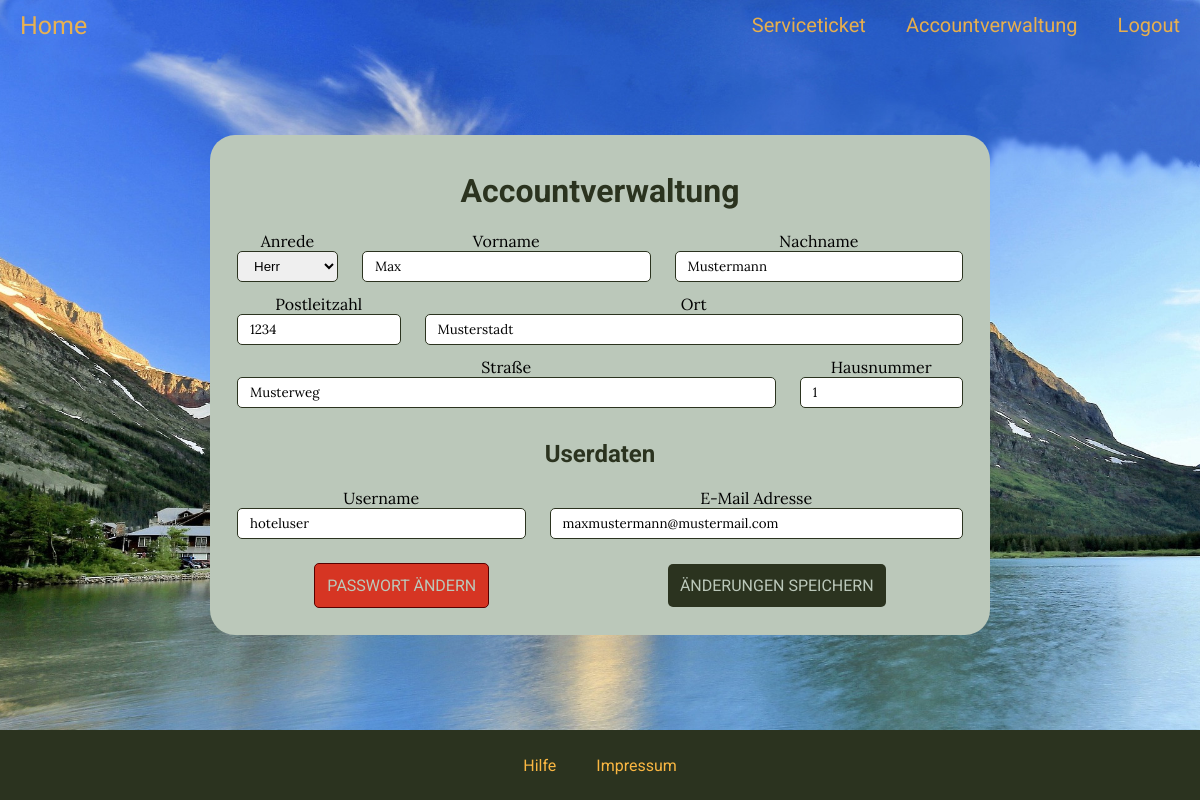
Page /pages/menus/accountverwaltung.php (signed in) on the committed database.
### tables this page shows
CREATE TABLE `user` (
  `userid` int(11) NOT NULL,
  `username` varchar(32) NOT NULL,
  `password` varchar(255) NOT NULL,
  `email` varchar(64) NOT NULL,
  `rolle` varchar(16) DEFAULT NULL,
  `person_id` int(11) DEFAULT NULL,
  `active` tinyint(1) NOT NULL
);

CREATE TABLE `person` (
  `person_id` int(11) NOT NULL,
  `anrede` char(1) NOT NULL,
  `vorname` varchar(100) NOT NULL,
  `nachname` varchar(100) NOT NULL,
  `plz` varchar(20) NOT NULL,
  `ort` varchar(150) NOT NULL,
  `straße` varchar(200) NOT NULL,
  `hausnummer` varchar(10) NOT NULL,
  `kommentar` text DEFAULT NULL
);

### pages/include/loginModal.php (called while the page is built, shortened)
<?php
    $curPageName = substr($_SERVER["SCRIPT_NAME"],strrpos($_SERVER["SCRIPT_NAME"],"/")+1);
?>

### pages/include/accountForm.php (the view, shortened to what this page needs)
<form action="<?= $curPageName ?>?registration=true" method="post">
    <div class="row">
        <div class="form-group col-sm-2">
            <label for="anrede">Anrede</label>
            <select class="form-control" id="anrede" name="anrede">
                <?php  if($anrede == 'm') {?> <option value="m" selected>Herr</option><option value="w">Frau</option><option value="o">Andere</option>
                <?php } else if($anrede == 'w') {?> <option value="m">Herr</option><option value="w" selected>Frau</option><option value="o">Andere</option>
                <?php } else {?> <option value="m">Herr</option><option value="w">Frau</option><option value="o" selected>Andere</option> <?php } ?>
            </select>
        </div>
        <div class="form-group col-sm-5">
            <label for="vorname">Vorname</label>
            <input type="text" class="form-control" id="vorname" placeholder="Sam" name="vorname" value="<?= $vorname ?>">
        </div>
        <div class="form-group col-sm-5">
            <label for="nachname">Nachname</label>
            <input type="text" class="form-control" id="nachname" name="nachname" placeholder="Sample" value="<?= $nachname ?>">
        </div>
    </div>
    <div class="row">
        <div class="form-group col-sm-3">
            <label for="plz">Postleitzahl</label>
            <input type="text" class="form-control" id="plz" name="plz" placeholder="1234" value="<?= $plz ?>">
        </div>
        <div class="form-group col-sm-9">
            <label for="ort">Ort</label>
            <input type="text" class="form-control" id="ort" name="ort" placeholder="Samcity" value="<?= $ort ?>">
        </div>
    </div>
    <div class="row">
        <div class="form-group col-sm-9">
            <label for="strasse">Straße</label>
            <input type="text" class="form-control" id="strasse" name="strasse" placeholder="Samsampleweg" value="<?= $straße ?>">
        </div>
        <div class="form-group col-sm-3">
            <label for="hausnummer">Hausnummer</label>
            <input type="text" class="form-control" id="hausnummer" name="hausnummer" placeholder="1" value="<?= $hausnummer ?>">
        </div>
    </div>
    <h2>Userdaten</h2>
    <div class="row">
        <div class="form-group col-sm-5">
            <label for="form_username">Username</label>
            <input type="text" class="form-control" id="form_username" name="form_username" placeholder="Sam" value="<?= $username ?>" required>
        </div>
        <div class="form-group col-sm-7">
            <label for="email">E-Mail Adresse</label>
            <input type="email" class="form-control" id="email" name="email" placeholder="samsample@beispiel.com" value="<?= $email ?>"required>
        </div>
    </div>
    <div class="space-around row-centred">
        <button type="button" onclick="showModal('changePassword', 'close_changePassword')" class="submit-btn danger">Passwort ändern</button>
        <input type="submit" class="submit-btn" value="Änderungen speichern">
    </div>
</form>

### pages/menus/accountverwaltung.php (shortened to what this page needs)
<!DOCTYPE html>
<?php
    include "../include/head.php";
?>
    <body>
        <?php include "../include/navbar.php" ?>
        <div class="content_wrapper">
            <div class="content_box">
                <h1>Accountverwaltung</h1>
                <?php
                    $userid = $_SESSION['userid'];
                    $username = '';
                    $email = '';
                    $anrede = '';
                    $vorname = '';
                    $nachname = '';
                    $plz = '';
                    $ort = '';
                    $straße = '';
                    $hausnummer = '';
                    $select_user_stmt = $db->prepare("SELECT u.username, u.email, p.anrede, p.vorname, p.nachname, p.plz, p.ort, p.straße, p.hausnummer FROM user AS u LEFT JOIN person AS p ON u.person_id = p.person_id WHERE u.userid = ?");
                    $select_user_stmt->bind_param('i', $userid);
                    $select_user_stmt->execute();
                    $select_user_stmt->bind_result($username, $email, $anrede, $vorname, $nachname, $plz, $ort, $straße, $hausnummer);
                    while($select_user_stmt->fetch()) {
                        include '../include/accountForm.php';
                    }
                ?>
            </div>
        </div>
        <?php include "../include/footer.php" ?>
    </body>
</html>

### css/style.css (style rules this page uses)
:root { --primary: #2B331F; --secondary: #BBC8BA; --tertiary: #546747; --background: #FDDCA5; --links: #FAB742; --danger: #d63523; }
html { height: 100%; }
body { background-image: url("../pictures/background.jpg"); background-position: center; background-size: cover; background-repeat: no-repeat; background-attachment: fixed; margin: 0; height: 100%; display: flex; flex-direction: column; overflow: overlay; }
h1, h2, h3, h4, h5, h6 { font-family: 'Roboto', sans-serif; color: var(--primary); }
p, ul, ol, li, a, label, input, textarea, strong { font-family: 'Lora', sans-serif; }
.content_wrapper { padding-top: 70px; flex: 1 0 auto; display: flex; flex-direction: column; }
.content_box { border-radius: 25px; background-color: var(--secondary); width: 70%; max-width: 750px; padding: 15px; margin: auto; position: relative; text-align: center; overflow: auto; }
[class*=' row'], [class^='row'] { display: flex; flex-wrap: wrap; }
[class$='-centred'] { justify-content: center; align-items: center; }
.space-around { justify-content: space-around; }
.form-group { display: flex; flex-direction: column; padding-left: 12px; padding-right: 12px; margin-bottom: 12px; box-sizing: border-box; }
.form-control { padding: 6px 12px; border: 1px solid var(--primary); border-radius: 5px; }
.submit-btn { all: initial; background-color: var(--primary); border: none; border-radius: 5px; padding: 12px; margin: 12px; min-width: 100px; box-sizing: border-box; text-transform: uppercase; text-decoration: none; text-align: center; font-family: 'Roboto', sans-serif; color: var(--secondary); transition: .3s; }
.danger { background-color: var(--danger); border: 1px solid rgb(87, 0, 0); }
.col-sm-2 { width: 16.666666666666%; }
.col-sm-3 { width: 25%; }
.col-sm-5 { width: 41.666666666666%; }
.col-sm-7 { width: 58.33333333%; }
.col-sm-9 { width: 75%; }

### rows in the picture
user: anrede "Herr", vorname "Max", nachname "Mustermann", plz "1234", ort "Musterstadt", strasse "Musterweg", hausnummer "1", form_username "hoteluser", email "maxmustermann@mustermail.com"
